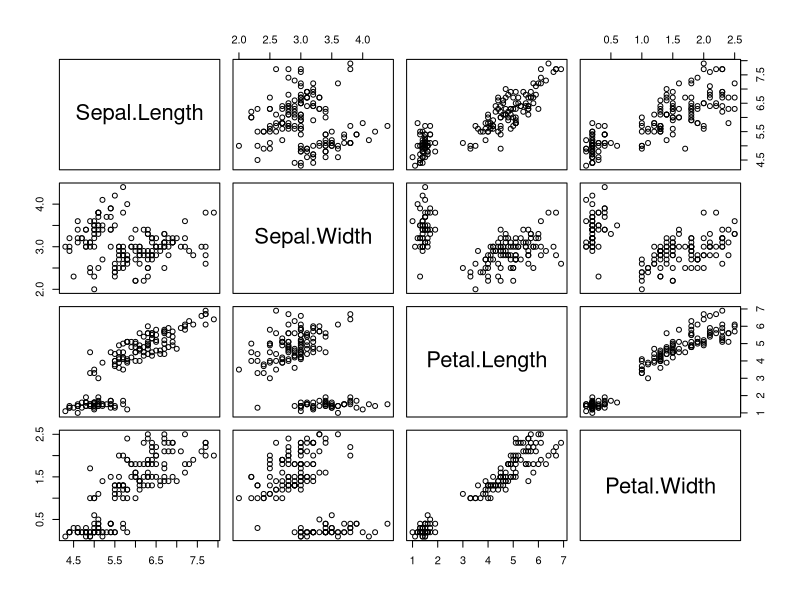
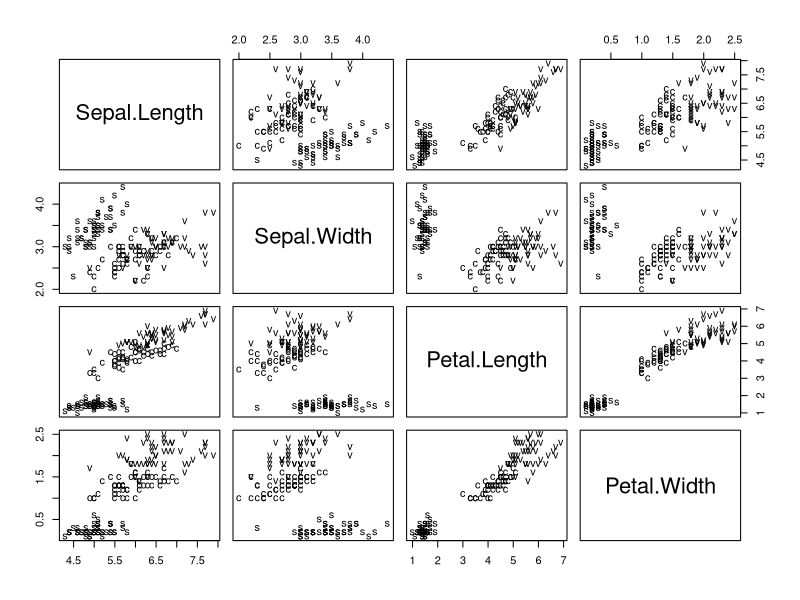
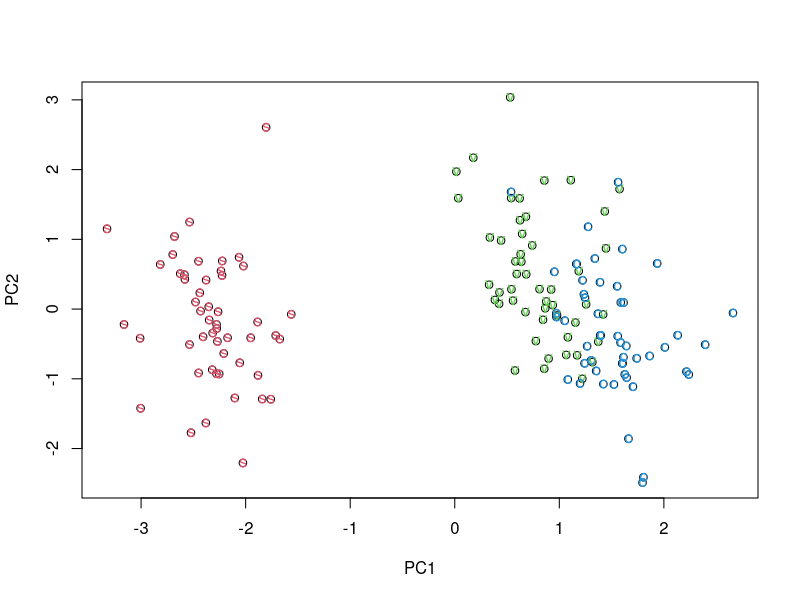

Source code (R) for these figures, in order:
#PCA con datos iris

#Cargamos los datos y listamos para ver su estructura
data(iris)
head(iris)

#Explorando nuestros datos
#Gr?fico de dispersi?n de las variables
pairs(iris[,1:4])

#Gr?fico de dispersi?n incluyendo etiquetas de las especies
#Sustituyendo etiquetas
iris.Species<-c(rep("s",50),rep("c",50),rep("v",50))
#Diagramas de dispersi?n incluyendo etiquetas
pairs(iris[,1:4],panel=function(x,y,...) text(x,y,iris.Species))

# transformada log a las variables continuas
log.ir <- log(iris[, 1:4])
# ir.spacies contiene la variable especies
ir.species <- iris[, 5]


# applicando PCA - scale = TRUE por defecto est? a FALSE
ir.pca <- prcomp(log.ir, center = TRUE,scale = TRUE)

# Miramos a ver qu? atributos devuelve el an?lisis 
attributes(ir.pca)                

# m?todo print
print(ir.pca)

#?Cu?ntas componentes principales?

ir.pca$sdev

# summary 
summary(ir.pca)

#Ahora dibujamos las dos primeras componentes principales 
plot(ir.pca$x[,1:2])

#Dos primeras componentes principales con un color para cada especie
text(ir.pca$x[ir.species=="setosa",1:2],col=2,"s") 
text(ir.pca$x[ir.species=="versicolor",1:2],col=3,"v") 
text(ir.pca$x[ir.species=="virginica",1:2],col=4,"c")


